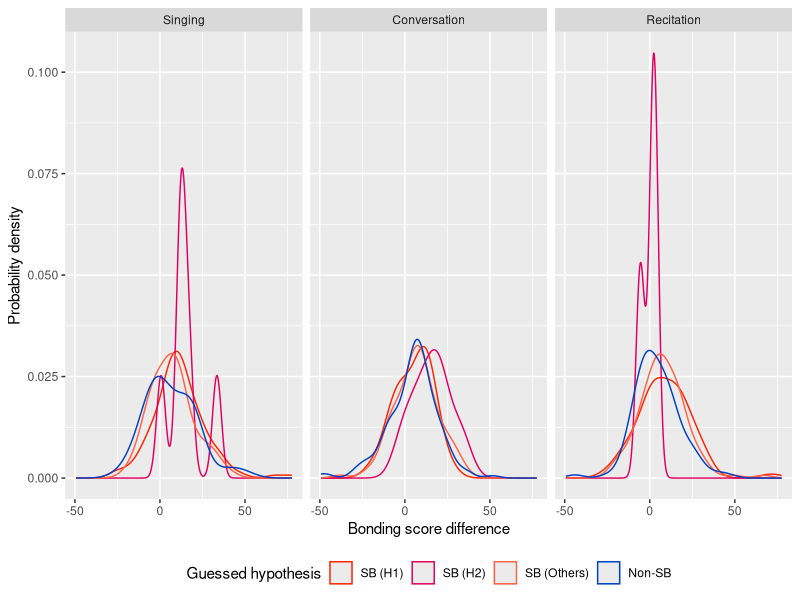
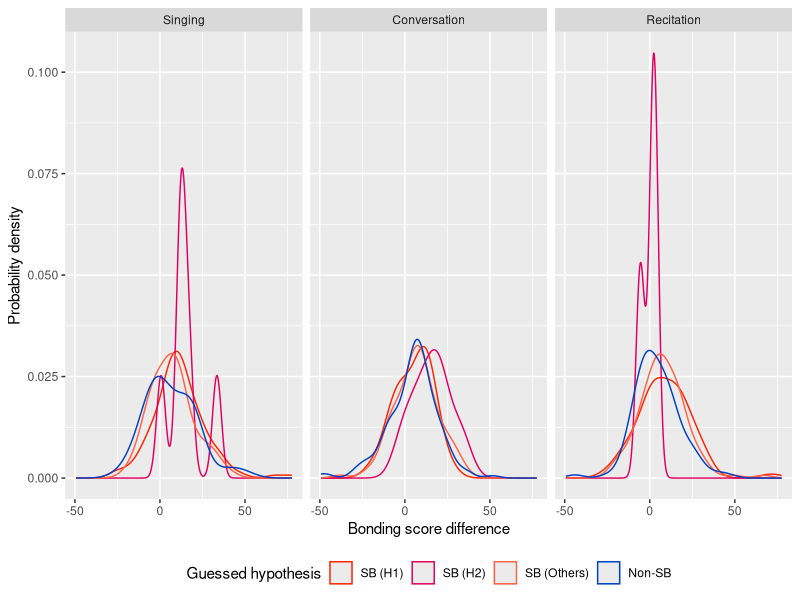

Generate these figures, in order, with R:
### Load library ###
library(ggplot2)

### Load data ###
df_rawdata <- read.csv("./mv2_cleaned_coding_merged.csv", header = TRUE)

### Data preparation ###
df_data_full <- df_rawdata[, c("X", "group", "ID", "pre_bonding_score", "post_bonding_score", 
                          "bonding_post_difference", "Final_agreed_coding",
                          "Pre_bonding_trust", "Pre_bonding_sameteam", "Pre_bonding_similar",
                          "Pre_bonding_ties", "Pre_bonding_common", "Pre_bonding_closeness",
                          "Post_bonding_trust", "Post_bonding_sameteam", "Post_bonding_similar",
                          "Post_bonding_ties", "Post_bonding_common", "Post_bonding_closeness",
                          "Start.Date", "End.Date", "Language", "City_experiment", "Location",
                          "Location.Latitude", "Location.Longitude", "User.Language", "Post_attention_check")
                      ]

df_data_full$Final_agreed_coding <- factor(df_data_full$Final_agreed_coding,
                                           levels = c(1, 2, 3, 4, 5),
                                           labels = c("SB (H1)", "SB (H2)", "SB (Others)", "Non-SB", "NA")
                                           )

df_data_full$group <- factor(df_data_full$group, 
                            levels = c("S", "C", "R"),
                            labels = c("Singing", "Conversation", "Recitation")
                            )

### Inclusion criteria ###
inclusion <- with(df_data_full, Post_attention_check >= 50 & pre_bonding_score <= 80)
df_data <- df_data_full[inclusion, ]

### Print frequency statistics ###
freqstat <- t(
  rbind(
    sweep(with(df_data, table(group, Final_agreed_coding)), MARGIN=1, STATS=with(df_data, table(group)), FUN="/"),
    ALL = with(df_data, table(Final_agreed_coding))/nrow(df_data)
  )
)

print(
  matrix(sprintf("%.1f%%", freqstat*100), nrow=nrow(freqstat), dimnames=dimnames(freqstat)),
  quote=FALSE
)

print(
  c(with(df_data, table(group)), ALL=nrow(df_data))
)

### Visualize ###
group_colors <- c("SB (H1)" = "#FF2400", "SB (H2)" = "#E0015F",
                  "SB (Others)" = "#FF6347", "Non-SB" = "#0041C2")

g5 <- ggplot(df_data[df_data$Final_agreed_coding != "NA", ], aes(x=bonding_post_difference)) + 
  facet_wrap(~group, nrow=1) + 
  geom_density(aes(group=Final_agreed_coding, colour=Final_agreed_coding), bw="nrd") + 
  labs(x = "Bonding score difference", y = "Probability density", colour = "Guessed hypothesis") + 
  theme(legend.position = "bottom", legend.direction = "horizontal") +
  scale_color_manual(values = group_colors)

plot(g5)

ggsave("./figure/expectancy_analysis_postscorediff.png", plot=g5, width=6, height=3)
